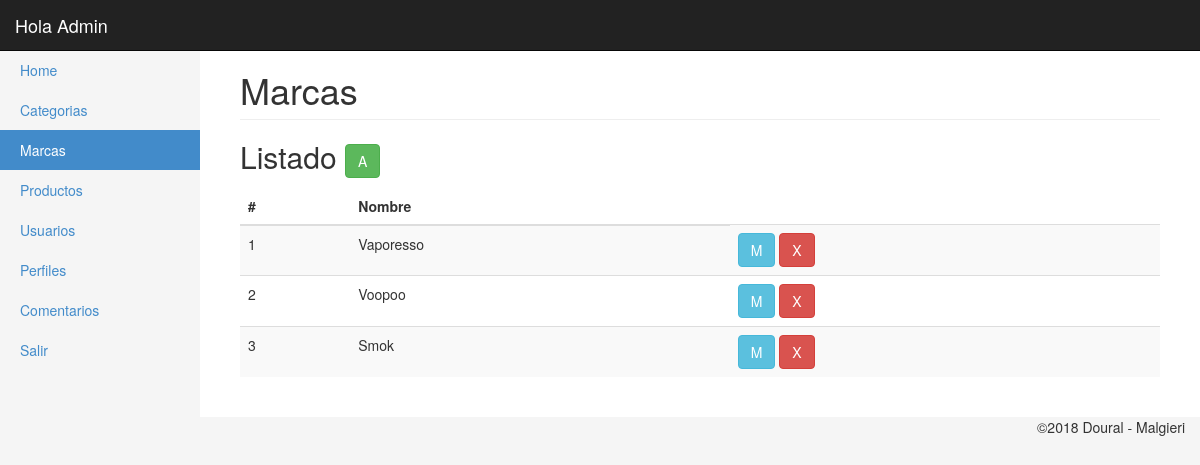
Page /_admin/marcas.php (signed in) on the committed database.
### tables this page shows
CREATE TABLE `marcas` (
  `id_marca` int(11) NOT NULL AUTO_INCREMENT,
  `txt_desc` varchar(300) NOT NULL,
  PRIMARY KEY (`id_marca`)
);

### _admin/clases/marcas.php (called while the page is built, shortened)
<?
Class Marca{
	private $con;
	public function __construct($con){
		$this->con = $con;
	}
	public function getList(){
		$query = "SELECT id_marca, txt_desc from marcas";
        return $this->con->query($query);
	}
}
?>

### _admin/marcas.php (the view, shortened to what this page needs)
<?
require('inc/header.php');
?>
<div class="container-fluid">
      <?$marcaMenu = 'Marcas';
    $marcas = new Marca($con);
	include('inc/side_bar.php');
        ?>
        <div class="col-sm-9 col-md-10 main">
		  <h1 class="page-header">
            Marcas
          </h1>
			<h2 class="sub-header">Listado
			<?if(in_array('marca.add',$_SESSION['usuario']['permisos'])){?>
				<a href="marcas_ae.php"><button type="button" class="btn btn-success" title="Agregar">A</button></a>
			<?}?>
			</h2>
          <div class="table-responsive">
            <table class="table table-striped">
              <thead>
                <tr>
                  <th>#</th>
                  <th>Nombre</th>
                </tr>
              </thead>
			  <tbody>
				<?
					foreach($marcas->getList() as $marca){?>
						<tr>
						  <td><?=$marca['id_marca'];?></td>
						  <td><?=$marca['txt_desc'];?></td>
						  <td>
							<?if(in_array('marca.edit',$_SESSION['usuario']['permisos'])){?>
								<a href="marcas_ae.php?edit=<?=$marca['id_marca']?>"><button type="button" class="btn btn-info" title="Modificar">M</button></a>
							<?}?>
							<?if(in_array('marca.del',$_SESSION['usuario']['permisos'])){?>
								<a href="marcas.php?del=<?=$marca['id_marca']?>"><button type="button" class="btn btn-danger" title="Borrar">X</button></a>
							<?}?>
					      </td>
						</tr>
				    <?}?>
              </tbody>
            </table>
          </div>
      </div>
	</div>
</div>
<?include('inc/footer.php');?>

### _admin/css/styles.css (style rules this page uses)
body { padding-top: 50px; background-color: #f5f5f5; }
.main { padding: 20px; background-color: #fff; }
@media (min-width: 768px) { .main { padding-right: 40px; padding-left: 40px; } }
.main .page-header { margin-top: 0; }

### rows in the picture
marcas: id_marca "1", txt_desc "Vaporesso"
marcas: id_marca "2", txt_desc "Voopoo"
marcas: id_marca "3", txt_desc "Smok"

### other values in the picture
$_SESSION['usuario']['nombre'] "Admin"
